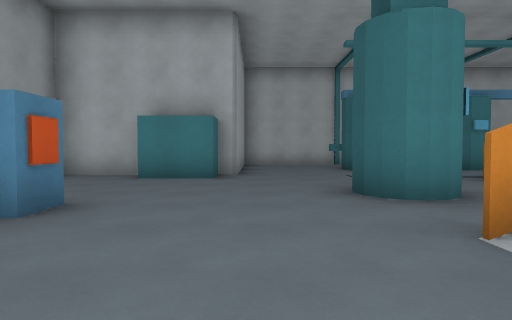
View 1 (above)

24 first-person views from a walk through a 3-D level made in the Godot game engine. The camera is 1.2 m above the floor, tilts 2° down and sees 75° across. The floor is counted in squares, 2 m on a side. Each view is taken from the middle of a square. On the plan, view 1 faces up. The plan holds only what a view shows up to about 10 squares ahead; the rest is blank. Surface patterns are stand-ins for the level's own textures.

View 2
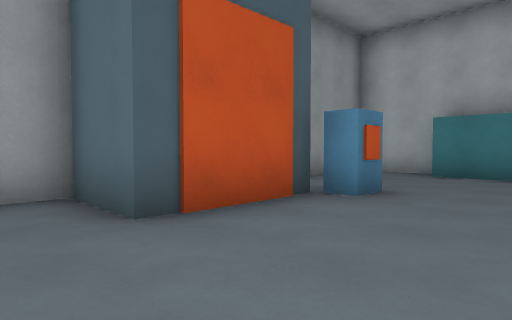

View 3
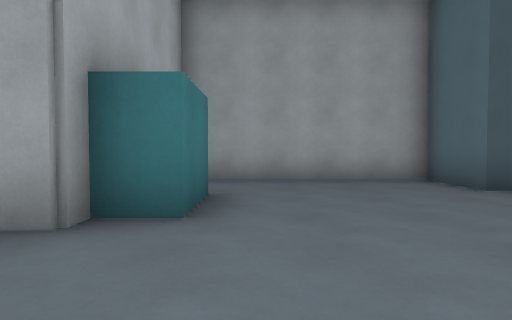

View 4
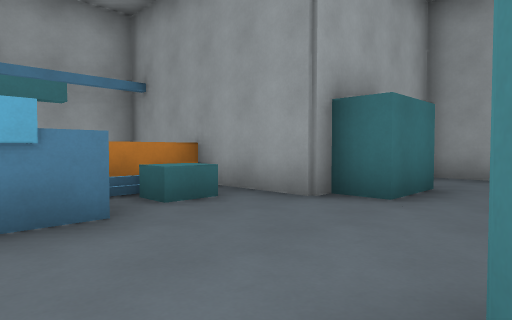

View 5
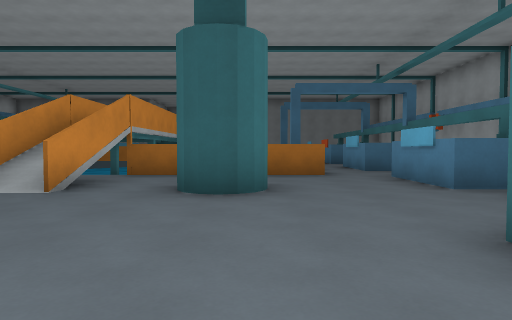

View 6
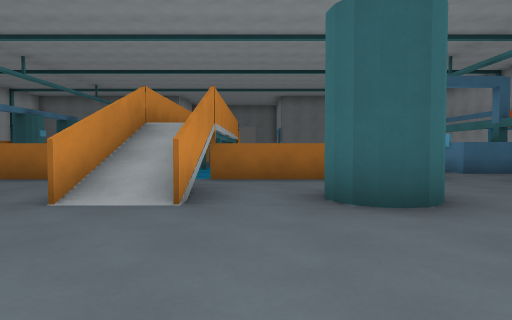

View 7
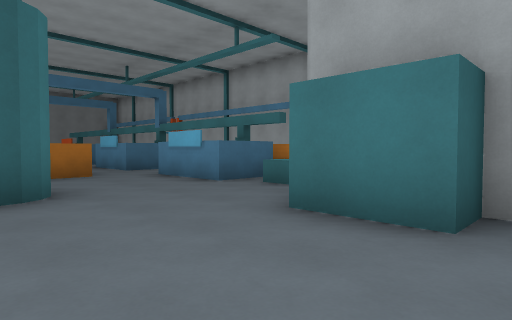

View 8
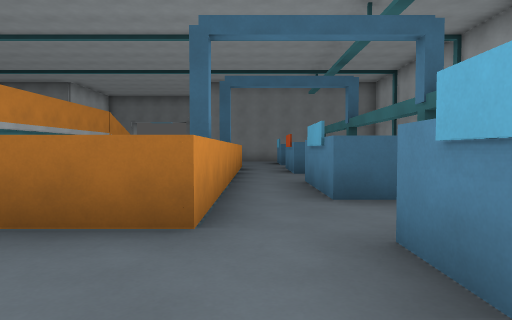

View 9
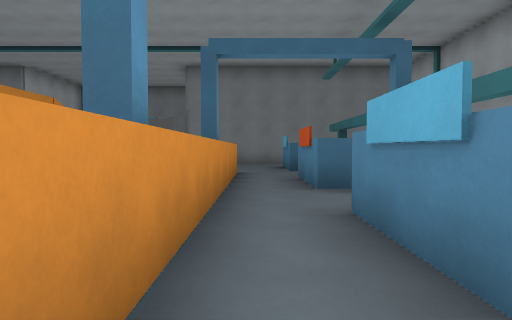

View 10
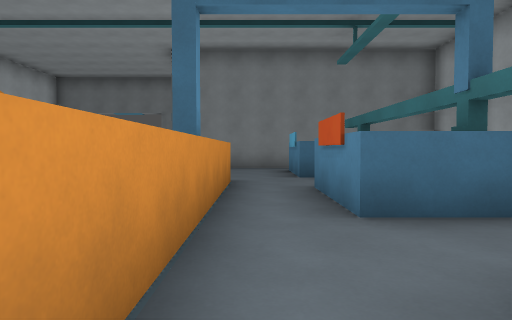

View 11
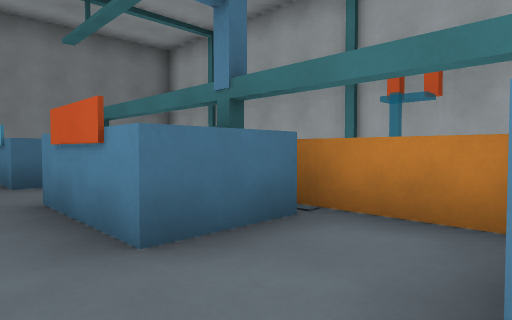

View 12
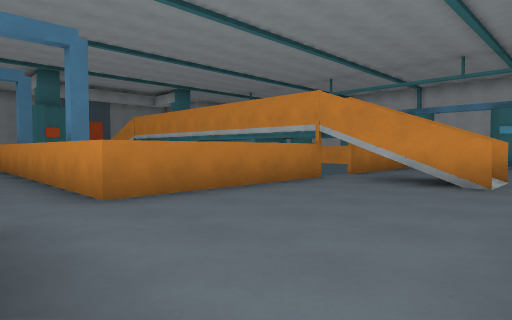

View 13
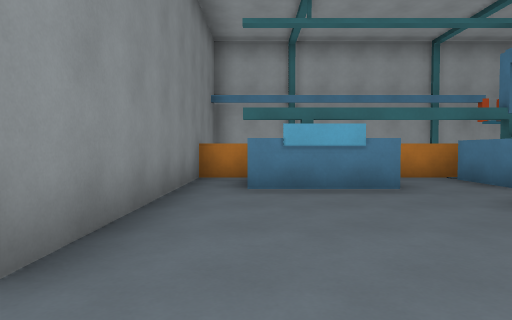

View 14
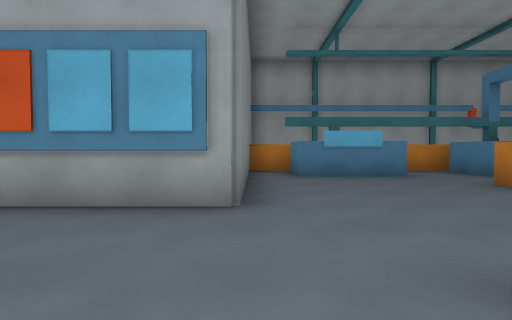

View 15
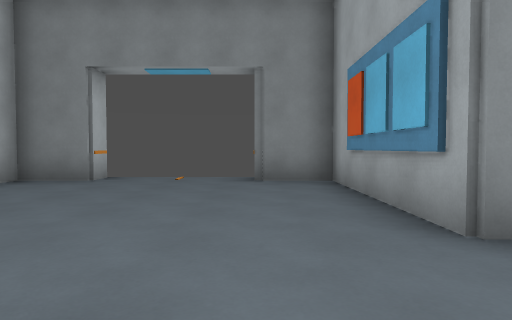

View 16
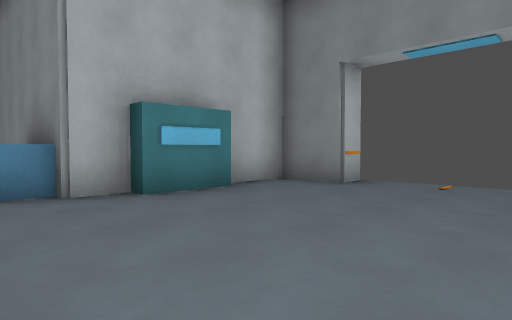

View 17
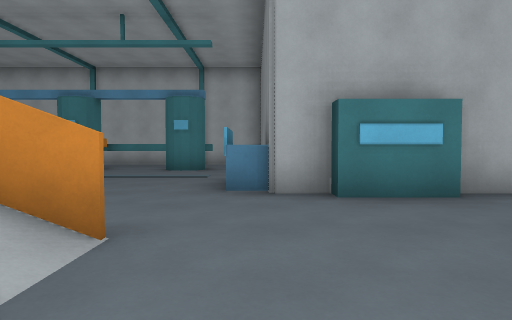

View 18
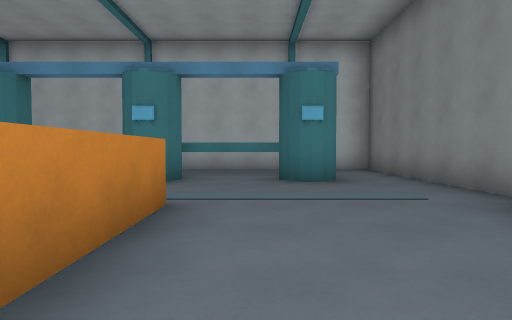

View 19
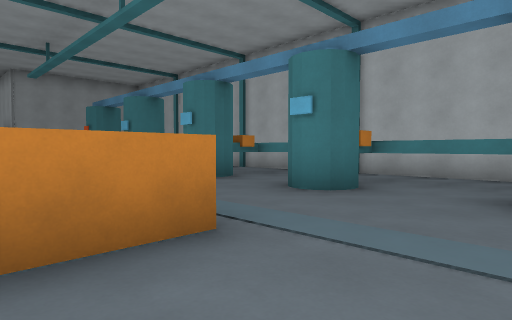

View 20
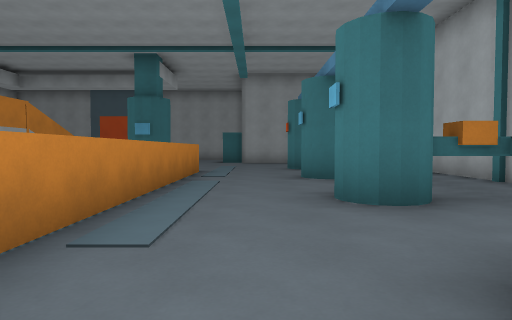

View 21
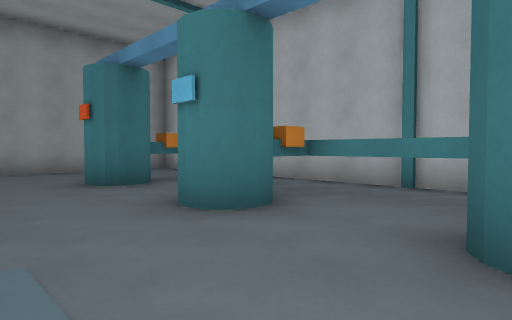

View 22
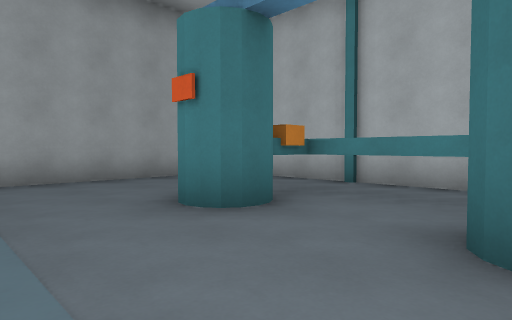

View 23
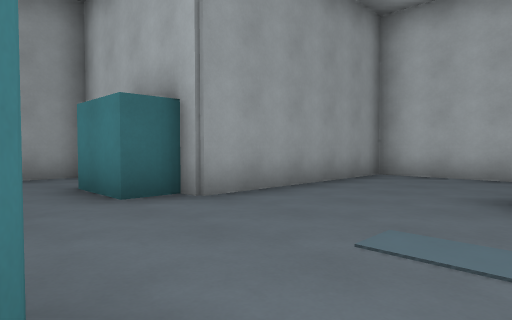

View 24
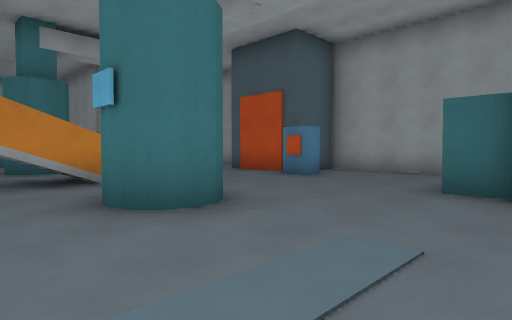

### Floor plan
Key: @ floor where view 1 was taken; # wall or solid block; x gap in a wall; . floor; D closed door; ^ raised ledge; C column; T thing the floor can be seen under or through; B block; O other object.
Columns run from 5 left of view 1 to 22 right of it. Each row starts with its distance up from view 1.
 13     ####################
 12     #.......... .... ..#
 11     #...B^^B^^B^ B^^ ..#
 10     #...C..C..C..C..C..#
  9     #...C..C..C..C..C..#
  8 #####..................#
  7 #..##..................#
  6 #.........#########...^#
  5 #......#..#       #...######
  4 #......#..#       #....OO..#
  3 #.#...... #       #........x
  2 ##D....TTT#       ####.....
  1 ##D....TT##       ####.....
  0 #....@....#       #........x
 -1 #......#..#       #........#
 -2 #......#..#       #....#####
 -3 #.........#########....#
 -4 #..##..................#
 -5   ###..^^^.^^^.^^^.^^^.#
 -6     #.^^^  ^^^.^^^.  ^.#
 -7     #####   #######  ###

Where each view was taken, in squares from view 1:
view 1: 0 up, 0 right, facing up
view 2: 1 down, 0 right, facing up-left
view 3: 3 down, 2 right, facing left
view 4: 2 down, 3 right, facing down-left
view 5: 2 down, 3 left, facing right
view 6: 0 up, 2 left, facing right
view 7: 1 down, 3 left, facing down-right
view 8: 4 down, 2 right, facing right
view 9: 4 down, 5 right, facing right
view 10: 4 down, 7 right, facing right
view 11: 4 down, 8 right, facing down-right
view 12: 5 down, 17 right, facing up-left
view 13: 0 up, 16 right, facing down
view 14: 2 up, 17 right, facing down
view 15: 0 up, 15 right, facing right
view 16: 0 up, 16 right, facing up-right
view 17: 0 up, 17 right, facing up
view 18: 3 up, 14 right, facing up
view 19: 5 up, 15 right, facing up-left
view 20: 8 up, 13 right, facing left
view 21: 7 up, 9 right, facing up-left
view 22: 7 up, 6 right, facing up-left
view 23: 5 up, 3 right, facing up-left
view 24: 8 up, 4 right, facing down-left
